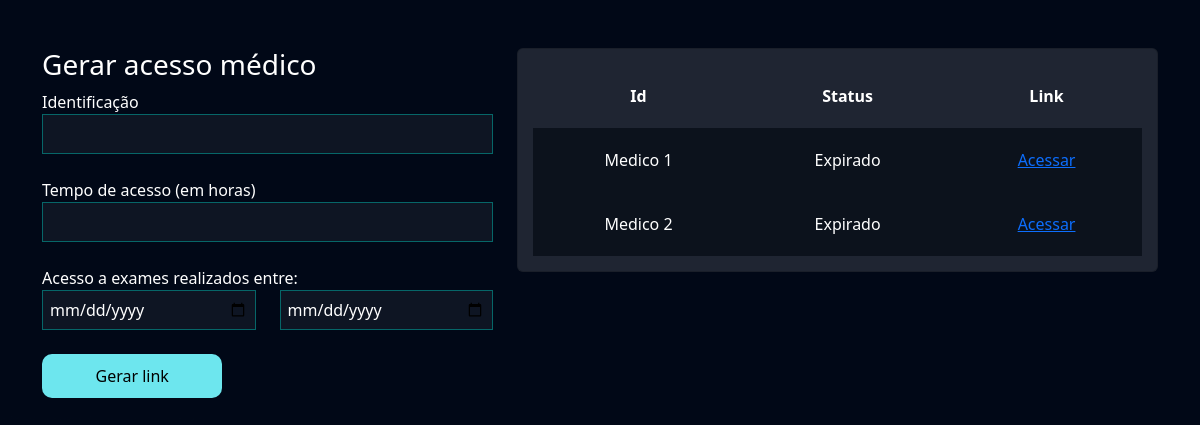
Screenshot of /exames/gerar_acesso_medico/ (signed in) with the database file from the repository.
### exames/models.py (models this page shows, shortened)
class AcessoMedico(models.Model):
    usuario = models.ForeignKey(User, on_delete=models.DO_NOTHING)
    identificacao = models.CharField(max_length=50)
    tempo_de_acesso = models.IntegerField() # Em horas
    criado_em = models.DateTimeField()
    data_exames_iniciais = models.DateField()
    data_exames_finais = models.DateField()
    token = models.CharField(max_length=20, null=True, blank=True)
    @property
    def status(self):
        return 'Expirado' if timezone.now() > (self.criado_em + timedelta(hours=self.tempo_de_acesso)) else 'Ativo'
    @property
    def url(self):
        return f"http://127.0.0.1:8000/exames/acesso_medico/{self.token}"

### exames/views.py (the view, shortened to what this page needs)
# urls.py: path('gerar_acesso_medico/', views.gerar_acesso_medico, name="gerar_acesso_medico"),
@login_required
def gerar_acesso_medico(request):
    if request.method == "GET":
        acessos_medicos = AcessoMedico.objects.filter(usuario = request.user)
        return render(request, 'gerar_acesso_medico.html', {'acessos_medicos': acessos_medicos})

### exames/templates/gerar_acesso_medico.html (shortened to what this page needs)
{% extends "bases/base.html" %}
{% load static %}
{% block 'head' %}
    <link href="{% static 'exames/css/css.css' %}" rel="stylesheet">
    <link href="{% static 'exames/css/gerenciar_pedidos.css' %}" rel="stylesheet">
{% endblock 'head' %}
{% block 'conteudo' %}
    <br>
    <br>
    <div class="container">
        <div class="row">
            <div class="col-md-5">
                <h3>Gerar acesso médico</h3>
                <form action="{% url 'gerar_acesso_medico' %}" method="POST">{% csrf_token %}
                    <label for="">Identificação</label>
                    <br>
                    <input style="width: 100%" type="text" name="identificacao" id="" class="input-default">
                    <br>
                    <br>
                    <label for="">Tempo de acesso (em horas)</label>
                    <br>
                    <input style="width: 100%" type="number" name="tempo_de_acesso" id="" class="input-default">
                    <br>
                    <br>
                    <div class="row">
                        <label for="">Acesso a exames realizados entre:</label>
                        <div class="col-md">
                            <input style="width: 100%" type="date" name="data_exame_inicial" id="" class="input-default">
                        </div>
                        <div class="col-md">
                            <input style="width: 100%" type="date" name="data_exame_final" id="" class="input-default">
                            <br>
                            <br>
                        </div>
                    </div>
                    <input style="width: 40%" type="submit" class="btn-default" value="Gerar link">
                </form>
            </div>
            <div class="col-md">
                <div class="card">
                    <table style="text-align: center">
                        <tr>
                        <th>Id</th>
                        <th>Status</th>
                        <th>Link</th>
                        </tr>
                        {% for acesso in acessos_medicos %}
                            <tr class="linha-tabela">
                                <td>{{acesso.identificacao}}</td>
                                <td>{{acesso.status}}</td>
                                <td><a href="{{acesso.url}}">Acessar</a></td>
                            </tr>
                        {% endfor %}
                    </table>
                </div>
            </div>
        </div>
    </div>
{% endblock 'conteudo' %}

### templates/static/geral/css/base.css (style rules this page uses)
:root { --main-color: #151C34; --dark-color: #0C121C; --light-color: #6DE6EE; --contrast-color: #f4c96b; --differential-color: #066668; }
* { color: white }
.input-default { background-color: rgba(255,255,255,0.05); border: 1px solid var(--differential-color); padding: 7px; width: 50%; }
.btn-default { background-color: var(--light-color); color: black; width: 15%; padding: 10px; border: none; border-radius: 10px; }

### templates/static/exames/css/css.css (style rules this page uses)
body { background-image: url('/static/geral/img/bg2.png'); background-size: cover; }
.card { background-color: rgba(217, 217, 217, .14); color: white; padding: 15px; }

### templates/static/exames/css/gerenciar_pedidos.css (style rules this page uses)
.linha-tabela { background-color: var(--dark-color); height: 20px; }
td, th { padding: 20px; }

### rows the page displays
AcessoMedico: identificacao "Medico 1", status "Expirado"
AcessoMedico: identificacao "Medico 2", status "Expirado"
